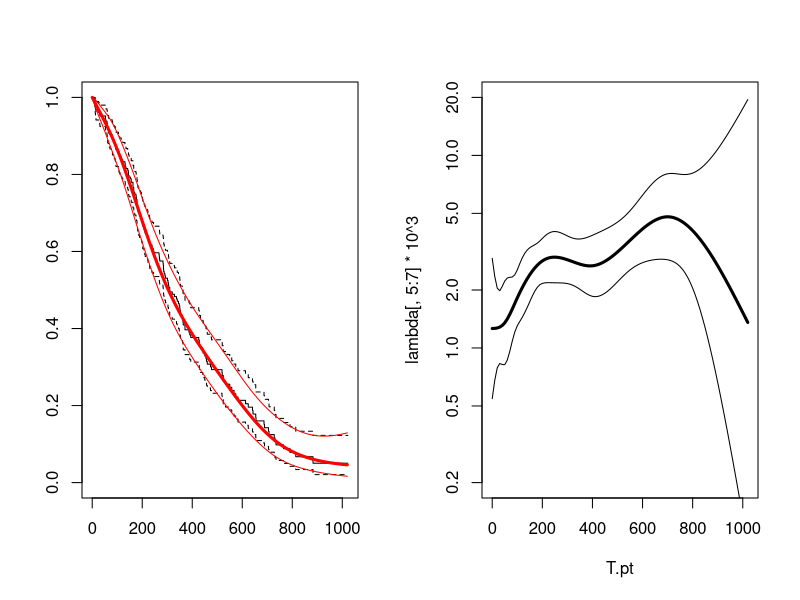

This chart was generated by the following R code:
library(Epi)


### Name: ci.cum
### Title: Compute cumulative sum of estimates.
### Aliases: ci.cum
### Keywords: models regression

### ** Examples

# Packages required for this example
library( splines )
library( survival )
data( lung )
par( mfrow=c(1,2) )

# Plot the Kaplan-meier-estimator
plot( survfit( Surv( time, status==2 ) ~ 1, data=lung ) )

# Declare data as Lexis
lungL <- Lexis( exit=list("tfd"=time),
                exit.status=(status==2)*1, data=lung )
summary( lungL )

# Cut the follow-up every 10 days
sL <- splitLexis( lungL, "tfd", breaks=seq(0,1100,10) )
str( sL )
summary( sL )

# Fit a Poisson model with a natural spline for the effect of time.
# Extract the variables needed
D <- status(sL, "exit")
Y <- dur(sL)
tB <- timeBand( sL, "tfd", "left" )
MM <- ns( tB, knots=c(50,100,200,400,700), intercept=TRUE )
mp <- glm( D ~ MM - 1 + offset(log(Y)),
           family=poisson, eps=10^-8, maxit=25 )

# mp is now a model for the rates along the time scale tB

# Contrast matrix to extract effects, i.e. matrix to multiply with the
# coefficients to produce the log-rates: unique rows of MM, in time order.
T.pt <- sort( unique( tB ) )
T.wh <- match( T.pt, tB )

# ctr.mat=MM[T.wh,] selects the rates as evaluated at times T.pt:
Lambda <- ci.cum( mp, ctr.mat=MM[T.wh,], intl=diff(c(0,T.pt)) )

# Put the estimated survival function on top of the KM-estimator
matlines( c(0,T.pt[-1]), exp(-Lambda[,1:3]), lwd=c(3,1,1), lty=1, col="Red" )

# Extract and plot the fitted intensity function
lambda <- ci.lin( mp, ctr.mat=MM[T.wh,], Exp=TRUE )
matplot( T.pt, lambda[,5:7]*10^3, type="l", lwd=c(3,1,1), col="black", lty=1,
         log="y", ylim=c(0.2,20) )
